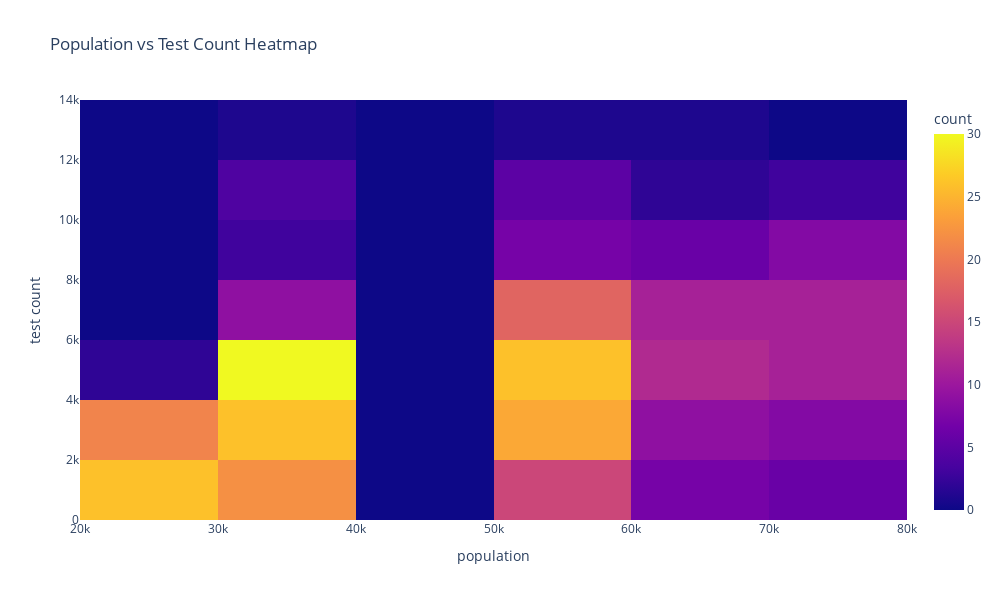

This figure's notebook cell:
### Code cell
import plotly.express as px

def population_test_heatmap(data):
    fig = px.density_heatmap(data, x='population', y='test count', title='Population vs Test Count Heatmap')
    fig.update_layout(width=1000, height=600)
    fig.write_image('./assets_2/population_test_heatmap.png')
    fig.show()

population_test_heatmap(dataset2)

### Figure 1 — Plotly figure (JSON) as saved in the notebook; plotly's stock layout.template omitted (floating-point values rounded to 4 significant figures; data arrays with more than 128 entries replaced by an {"elided": "..."} marker saying what was removed)
{"data": [{"coloraxis": "coloraxis", "hovertemplate": "population=%{x}<br>test count=%{y}<br>count=%{z}<extra></extra>", "name": "", "type": "histogram2d", "x": {"elided": "335 int values"}, "xaxis": "x", "xbingroup": "x", "y": {"elided": "335 int values"}, "yaxis": "y", "ybingroup": "y"}], "layout": {"coloraxis": {"colorbar": {"title": {"text": "count"}}, "colorscale": [[0, "#0d0887"], [0.1111, "#46039f"], [0.2222, "#7201a8"], [0.3333, "#9c179e"], [0.4444, "#bd3786"], [0.5556, "#d8576b"], [0.6667, "#ed7953"], [0.7778, "#fb9f3a"], [0.8889, "#fdca26"], [1, "#f0f921"]]}, "height": 600, "legend": {"tracegroupgap": 0}, "title": {"text": "Population vs Test Count Heatmap"}, "width": 1000, "xaxis": {"anchor": "y", "domain": [0, 1], "title": {"text": "population"}}, "yaxis": {"anchor": "x", "domain": [0, 1], "title": {"text": "test count"}}}}
